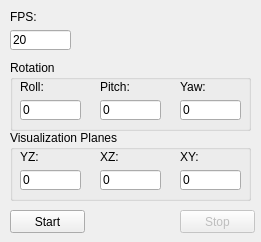
<?xml version="1.0" encoding="UTF-8"?>
<ui version="4.0">
 <class>Animation</class>
 <widget class="QDialog" name="Animation">
  <property name="windowModality">
   <enum>Qt::NonModal</enum>
  </property>
  <property name="geometry">
   <rect>
    <x>0</x>
    <y>0</y>
    <width>261</width>
    <height>242</height>
   </rect>
  </property>
  <property name="windowTitle">
   <string>Animation</string>
  </property>
  <property name="modal">
   <bool>false</bool>
  </property>
  <widget class="QGroupBox" name="groupBox">
   <property name="geometry">
    <rect>
     <x>10</x>
     <y>60</y>
     <width>241</width>
     <height>71</height>
    </rect>
   </property>
   <property name="title">
    <string>Rotation</string>
   </property>
   <widget class="QLabel" name="label">
    <property name="geometry">
     <rect>
      <x>10</x>
      <y>20</y>
      <width>46</width>
      <height>13</height>
     </rect>
    </property>
    <property name="text">
     <string>Roll:</string>
    </property>
   </widget>
   <widget class="ImprovedLineEdit" name="roll">
    <property name="geometry">
     <rect>
      <x>10</x>
      <y>40</y>
      <width>61</width>
      <height>20</height>
     </rect>
    </property>
    <property name="text">
     <string>0</string>
    </property>
   </widget>
   <widget class="QLabel" name="label_2">
    <property name="geometry">
     <rect>
      <x>90</x>
      <y>20</y>
      <width>46</width>
      <height>13</height>
     </rect>
    </property>
    <property name="text">
     <string>Pitch:</string>
    </property>
   </widget>
   <widget class="QLabel" name="label_3">
    <property name="geometry">
     <rect>
      <x>170</x>
      <y>20</y>
      <width>46</width>
      <height>13</height>
     </rect>
    </property>
    <property name="text">
     <string>Yaw:</string>
    </property>
   </widget>
   <widget class="ImprovedLineEdit" name="pitch">
    <property name="geometry">
     <rect>
      <x>90</x>
      <y>40</y>
      <width>61</width>
      <height>20</height>
     </rect>
    </property>
    <property name="text">
     <string>0</string>
    </property>
   </widget>
   <widget class="ImprovedLineEdit" name="yaw">
    <property name="geometry">
     <rect>
      <x>170</x>
      <y>40</y>
      <width>61</width>
      <height>20</height>
     </rect>
    </property>
    <property name="text">
     <string>0</string>
    </property>
   </widget>
  </widget>
  <widget class="QPushButton" name="start">
   <property name="geometry">
    <rect>
     <x>10</x>
     <y>210</y>
     <width>75</width>
     <height>23</height>
    </rect>
   </property>
   <property name="text">
    <string>Start</string>
   </property>
   <property name="autoDefault">
    <bool>false</bool>
   </property>
  </widget>
  <widget class="QPushButton" name="stop">
   <property name="enabled">
    <bool>false</bool>
   </property>
   <property name="geometry">
    <rect>
     <x>180</x>
     <y>210</y>
     <width>75</width>
     <height>23</height>
    </rect>
   </property>
   <property name="text">
    <string>Stop</string>
   </property>
   <property name="autoDefault">
    <bool>false</bool>
   </property>
  </widget>
  <widget class="QLabel" name="label_4">
   <property name="geometry">
    <rect>
     <x>10</x>
     <y>10</y>
     <width>46</width>
     <height>13</height>
    </rect>
   </property>
   <property name="text">
    <string>FPS:</string>
   </property>
  </widget>
  <widget class="ImprovedLineEdit" name="fps">
   <property name="geometry">
    <rect>
     <x>10</x>
     <y>30</y>
     <width>61</width>
     <height>20</height>
    </rect>
   </property>
   <property name="text">
    <string>20</string>
   </property>
  </widget>
  <widget class="QGroupBox" name="groupBox_2">
   <property name="geometry">
    <rect>
     <x>10</x>
     <y>130</y>
     <width>241</width>
     <height>71</height>
    </rect>
   </property>
   <property name="title">
    <string>Visualization Planes</string>
   </property>
   <widget class="ImprovedLineEdit" name="xzPlane">
    <property name="geometry">
     <rect>
      <x>90</x>
      <y>40</y>
      <width>61</width>
      <height>20</height>
     </rect>
    </property>
    <property name="text">
     <string>0</string>
    </property>
   </widget>
   <widget class="ImprovedLineEdit" name="xyPlane">
    <property name="geometry">
     <rect>
      <x>170</x>
      <y>40</y>
      <width>61</width>
      <height>20</height>
     </rect>
    </property>
    <property name="text">
     <string>0</string>
    </property>
   </widget>
   <widget class="QLabel" name="label_5">
    <property name="geometry">
     <rect>
      <x>90</x>
      <y>20</y>
      <width>46</width>
      <height>13</height>
     </rect>
    </property>
    <property name="text">
     <string>XZ:</string>
    </property>
   </widget>
   <widget class="ImprovedLineEdit" name="yzPlane">
    <property name="geometry">
     <rect>
      <x>10</x>
      <y>40</y>
      <width>61</width>
      <height>20</height>
     </rect>
    </property>
    <property name="text">
     <string>0</string>
    </property>
   </widget>
   <widget class="QLabel" name="label_6">
    <property name="geometry">
     <rect>
      <x>10</x>
      <y>20</y>
      <width>46</width>
      <height>13</height>
     </rect>
    </property>
    <property name="text">
     <string>YZ:</string>
    </property>
   </widget>
   <widget class="QLabel" name="label_7">
    <property name="geometry">
     <rect>
      <x>170</x>
      <y>20</y>
      <width>46</width>
      <height>13</height>
     </rect>
    </property>
    <property name="text">
     <string>XY:</string>
    </property>
   </widget>
  </widget>
 </widget>
 <customwidgets>
  <customwidget>
   <class>ImprovedLineEdit</class>
   <extends>QLineEdit</extends>
   <header>improvedlineedit.h</header>
  </customwidget>
 </customwidgets>
 <tabstops>
  <tabstop>fps</tabstop>
  <tabstop>roll</tabstop>
  <tabstop>pitch</tabstop>
  <tabstop>yaw</tabstop>
  <tabstop>yzPlane</tabstop>
  <tabstop>xzPlane</tabstop>
  <tabstop>xyPlane</tabstop>
  <tabstop>start</tabstop>
  <tabstop>stop</tabstop>
 </tabstops>
 <resources/>
 <connections/>
</ui>
